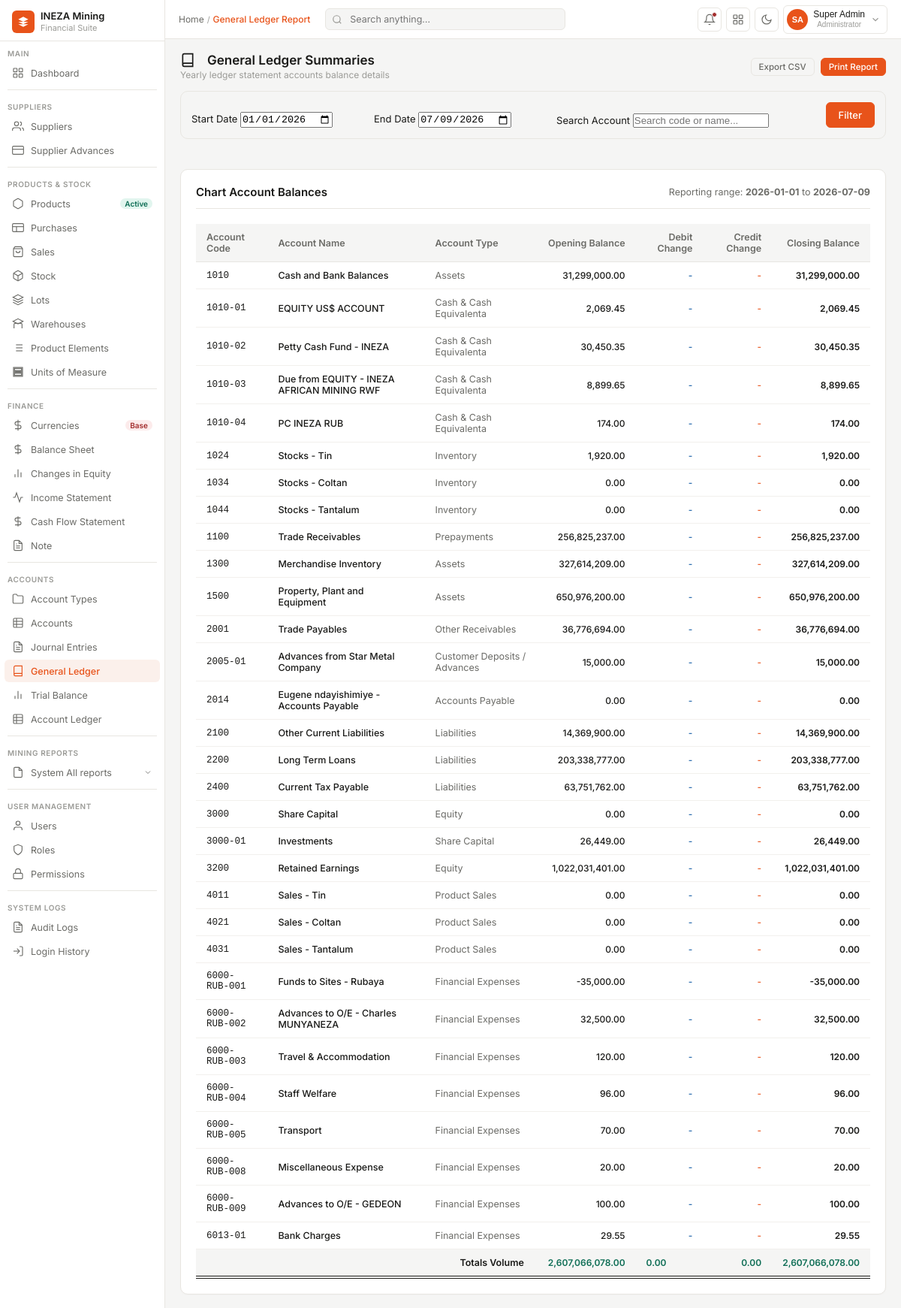
The page /pages/general_ledger/index.php (signed in) on the database its author committed.
### tables this page shows
CREATE TABLE `accounts` (
  `id` bigint(20) UNSIGNED NOT NULL,
  `account_type_id` int(11) NOT NULL,
  `account_code` varchar(20) NOT NULL,
  `account_name` varchar(255) NOT NULL,
  `is_active` tinyint(1) DEFAULT 1,
  `description` text DEFAULT NULL,
  `created_at` timestamp NOT NULL DEFAULT current_timestamp(),
  `updated_at` timestamp NOT NULL DEFAULT current_timestamp() ON UPDATE current_timestamp()
);

CREATE TABLE `account_types` (
  `id` int(11) NOT NULL,
  `code` varchar(10) NOT NULL,
  `name` varchar(100) NOT NULL,
  `parent_id` int(11) DEFAULT NULL,
  `is_editable` tinyint(1) DEFAULT 0,
  `is_deletable` tinyint(1) DEFAULT 0,
  `created_at` timestamp NOT NULL DEFAULT current_timestamp(),
  `updated_at` timestamp NOT NULL DEFAULT current_timestamp() ON UPDATE current_timestamp()
);

### pages/general_ledger/index.php (the view, shortened to what this page needs)
<?php
require_once __DIR__ . '/../../config/db.php';
$startDate = isset($_GET['start_date']) ? $_GET['start_date'] : date('Y-01-01');
$endDate = isset($_GET['end_date']) ? $_GET['end_date'] : date('Y-m-d');
$startDateEsc = mysqli_real_escape_string($conn, $startDate);
$endDateEsc = mysqli_real_escape_string($conn, $endDate);
$accountsQuery = "
    SELECT a.id, a.account_code, a.account_name, t.name as type_name, t.code as type_code, t.parent_id as parent_type_id
    FROM accounts a
    JOIN account_types t ON a.account_type_id = t.id
    ORDER BY a.account_code ASC";
$accountsRes = mysqli_query($conn, $accountsQuery);
$ledgerData = [];
$totalOpening = 0.0;
$totalDebitChange = 0.0;
$totalCreditChange = 0.0;
$totalClosing = 0.0;
if ($accountsRes) {
    while ($row = mysqli_fetch_assoc($accountsRes)) {
        $accId = (int)$row['id'];
        $parentType = (int)$row['parent_type_id'];
        $isDebitNormal = in_array($parentType, [-1, -5, -6]) || (int)$row['type_code'] < 2000 || (int)$row['type_code'] >= 5000;
        $openQuery = "
            SELECT SUM(jel.debit) as debits, SUM(jel.credit) as credits
            FROM journal_entry_lines jel
            JOIN journal_entries je ON jel.journal_entry_id = je.id
            WHERE jel.account_id = $accId AND je.statuss = 'POSTED' AND je.entry_date < '$startDateEsc'";
        $openRes = mysqli_query($conn, $openQuery);
        $openRow = mysqli_fetch_assoc($openRes);
        $openDebits = (float)($openRow['debits'] ?? 0.0);
        $openCredits = (float)($openRow['credits'] ?? 0.0);
        if ($isDebitNormal) {
            $openingBalance = $openDebits - $openCredits;
        } else {
            $openingBalance = $openCredits - $openDebits;
        }
        $changeQuery = "
            SELECT SUM(jel.debit) as debits, SUM(jel.credit) as credits
            FROM journal_entry_lines jel
            JOIN journal_entries je ON jel.journal_entry_id = je.id
            WHERE jel.account_id = $accId AND je.statuss = 'POSTED' AND je.entry_date BETWEEN '$startDateEsc' AND '$endDateEsc'";
        $changeRes = mysqli_query($conn, $changeQuery);
        $changeRow = mysqli_fetch_assoc($changeRes);
        $debitChange = (float)($changeRow['debits'] ?? 0.0);
        $creditChange = (float)($changeRow['credits'] ?? 0.0);
        if ($isDebitNormal) {
            $closingBalance = $openingBalance + $debitChange - $creditChange;
        } else {
            $closingBalance = $openingBalance + $creditChange - $debitChange;
        }
        $ledgerData[] = [
            'id' => $accId,
            'account_code' => $row['account_code'],
            'account_name' => $row['account_name'],
            'type_name' => $row['type_name'],
            'is_debit_normal' => $isDebitNormal,
            'opening_balance' => $openingBalance,
            'debit_change' => $debitChange,
            'credit_change' => $creditChange,
            'closing_balance' => $closingBalance
        ];
        $totalOpening += $openingBalance;
        $totalDebitChange += $debitChange;
        $totalCreditChange += $creditChange;
        $totalClosing += $closingBalance;
    }
}
?>
<!DOCTYPE html>
<html lang="en">
<head>
<link rel="stylesheet" href="../../src/css/dashboard.css">
<link rel="stylesheet" href="../../src/css/sidebar.css">
<link rel="stylesheet" href="../../src/css/navbar.css">
<link rel="stylesheet" href="../../src/css/general_ledger.css">
</head>
<body>
<?php include '../include/sidebar.php'; ?>
<div class="main">
  <?php $page_title = "General Ledger Report"; include '../include/navbar.php'; ?>
  <div class="content" id="ledgerContent">
    <div class="page-header">
      <div>
        <h1 class="page-title">
          <svg viewBox="0 0 24 24" style="width: 20px; height: 20px; fill: none; stroke: currentColor; stroke-width: 2; margin-right: 8px;"><path d="M4 19.5A2.5 2.5 0 0 1 6.5 17H20M4 4.5A2.5 2.5 0 0 1 6.5 2H20v20H6.5a2.5 2.5 0 0 1-2.5-2.5v-15z"/></svg>
          General Ledger Summaries
        </h1>
        <div class="page-sub">Yearly ledger statement accounts balance details</div>
      </div>
      <div class="page-actions">
        <button class="btn-sm" id="exportCsvBtn">
          Export CSV
        </button>
        <button class="btn-sm btn-primary" onclick="window.print()">
          Print Report
        </button>
      </div>
    </div>
    <div class="ledger-container">
      <div class="ledger-filters">
        <form method="GET" style="display: flex; flex-wrap: wrap; gap: 12px; width: 100%; align-items: flex-end;">
          <div class="form-group" style="flex: 1; min-width: 160px;">
            <label for="start_date">Start Date</label>
            <input type="date" id="start_date" name="start_date" class="form-control" value="<?php echo htmlspecialchars($startDate); ?>">
          </div>
          <div class="form-group" style="flex: 1; min-width: 160px;">
            <label for="end_date">End Date</label>
            <input type="date" id="end_date" name="end_date" class="form-control" value="<?php echo htmlspecialchars($endDate); ?>">
          </div>
          <div class="form-group" style="flex: 1.5; min-width: 200px;">
            <label for="searchInput">Search Account</label>
            <input type="text" id="searchInput" class="form-control" placeholder="Search code or name...">
          </div>
          <button type="submit" class="btn-sm btn-primary" style="padding: 8px 16px; font-size: 13px;">Filter</button>
        </form>
      </div>
      <div class="ledger-card">
        <div class="ledger-card-header">
          <div class="ledger-card-title">Chart Account Balances</div>
          <div style="font-size: 12.5px; color: var(--text2);">Reporting range: <strong><?php echo htmlspecialchars($startDate); ?></strong> to <strong><?php echo htmlspecialchars($endDate); ?></strong></div>
        </div>
        <div class="note-table-wrapper">
          <table class="ledger-table" id="ledgerTable">
            <thead>
              <tr>
                <th>Account Code</th>
                <th>Account Name</th>
                <th>Account Type</th>
                <th class="num-val">Opening Balance</th>
                <th class="num-val">Debit Change</th>
                <th class="num-val">Credit Change</th>
                <th class="num-val">Closing Balance</th>
              </tr>
            </thead>
            <tbody>
              <?php if (count($ledgerData) === 0): ?>
                <tr>
                  <td colspan="7" style="text-align: center; color: var(--text2); padding: 24px;">No ledger accounts configured.</td>
                </tr>
              <?php else: ?>
                <?php foreach ($ledgerData as $acc): ?>
                  <tr class="ledger-row">
                    <td style="font-family: monospace; font-weight: 500;" class="acc-code"><?php echo htmlspecialchars($acc['account_code']); ?></td>
                    <td style="font-weight: 500;" class="acc-name"><?php echo htmlspecialchars($acc['account_name']); ?></td>
                    <td style="color: var(--text2);"><?php echo htmlspecialchars($acc['type_name']); ?></td>
                    <td class="num-val"><?php echo number_format($acc['opening_balance'], 2); ?></td>
                    <td class="num-val" style="color: var(--blue);"><?php echo $acc['debit_change'] > 0 ? number_format($acc['debit_change'], 2) : '-'; ?></td>
                    <td class="num-val" style="color: var(--orange);"><?php echo $acc['credit_change'] > 0 ? number_format($acc['credit_change'], 2) : '-'; ?></td>
                    <td class="num-val" style="font-weight: 600;"><?php echo number_format($acc['closing_balance'], 2); ?></td>
                  </tr>
                <?php endforeach; ?>
                <tr class="total-row">
                  <td colspan="3" style="text-align: right; padding-right: 18px; color: var(--text);">Totals Volume</td>
                  <td class="num-val"><?php echo number_format($totalOpening, 2); ?></td>
                  <td class="num-val"><?php echo number_format($totalDebitChange, 2); ?></td>
                  <td class="num-val"><?php echo number_format($totalCreditChange, 2); ?></td>
                  <td class="num-val"><?php echo number_format($totalClosing, 2); ?></td>
                </tr>
              <?php endif; ?>
            </tbody>
          </table>
        </div>
      </div>
    </div>
  </div>
</div>
</body>
</html>

### rows shown on the page
accounts: account_code "1010", account_name "Cash and Bank Balances", account_type.name "Assets", opening_balance "31,299,000.00", closing_balance "31,299,000.00"
accounts: account_code "1010-01", account_name "EQUITY US$ ACCOUNT", account_type.name "Cash & Cash Equivalenta", opening_balance "2,069.45", closing_balance "2,069.45"
accounts: account_code "1010-02", account_name "Petty Cash Fund - INEZA", account_type.name "Cash & Cash Equivalenta", opening_balance "30,450.35", closing_balance "30,450.35"
accounts: account_code "1010-03", account_name "Due from EQUITY - INEZA AFRICAN MINING RWF", account_type.name "Cash & Cash Equivalenta", opening_balance "8,899.65", closing_balance "8,899.65"
accounts: account_code "1010-04", account_name "PC INEZA RUB", account_type.name "Cash & Cash Equivalenta", opening_balance "174.00", closing_balance "174.00"
accounts: account_code "1024", account_name "Stocks - Tin", account_type.name "Inventory", opening_balance "1,920.00", closing_balance "1,920.00"
accounts: account_code "1034", account_name "Stocks - Coltan", account_type.name "Inventory", opening_balance "0.00", closing_balance "0.00"
accounts: account_code "1044", account_name "Stocks - Tantalum", account_type.name "Inventory", opening_balance "0.00", closing_balance "0.00"
accounts: account_code "1100", account_name "Trade Receivables", account_type.name "Prepayments", opening_balance "256,825,237.00", closing_balance "256,825,237.00"
accounts: account_code "1300", account_name "Merchandise Inventory", account_type.name "Assets", opening_balance "327,614,209.00", closing_balance "327,614,209.00"
accounts: account_code "1500", account_name "Property, Plant and Equipment", account_type.name "Assets", opening_balance "650,976,200.00", closing_balance "650,976,200.00"
accounts: account_code "2001", account_name "Trade Payables", account_type.name "Other Receivables", opening_balance "36,776,694.00", closing_balance "36,776,694.00"
accounts: account_code "2005-01", account_name "Advances from Star Metal Company", account_type.name "Customer Deposits / Advances", opening_balance "15,000.00", closing_balance "15,000.00"
accounts: account_code "2014", account_name "Eugene ndayishimiye - Accounts Payable", account_type.name "Accounts Payable", opening_balance "0.00", closing_balance "0.00"
accounts: account_code "2100", account_name "Other Current Liabilities", account_type.name "Liabilities", opening_balance "14,369,900.00", closing_balance "14,369,900.00"
accounts: account_code "2200", account_name "Long Term Loans", account_type.name "Liabilities", opening_balance "203,338,777.00", closing_balance "203,338,777.00"
accounts: account_code "2400", account_name "Current Tax Payable", account_type.name "Liabilities", opening_balance "63,751,762.00", closing_balance "63,751,762.00"
accounts: account_code "3000", account_name "Share Capital", account_type.name "Equity", opening_balance "0.00", closing_balance "0.00"
accounts: account_code "3000-01", account_name "Investments", account_type.name "Share Capital", opening_balance "26,449.00", closing_balance "26,449.00"
accounts: account_code "3200", account_name "Retained Earnings", account_type.name "Equity", opening_balance "1,022,031,401.00", closing_balance "1,022,031,401.00"
accounts: account_code "4011", account_name "Sales - Tin", account_type.name "Product Sales", opening_balance "0.00", closing_balance "0.00"
accounts: account_code "4021", account_name "Sales - Coltan", account_type.name "Product Sales", opening_balance "0.00", closing_balance "0.00"
accounts: account_code "4031", account_name "Sales - Tantalum", account_type.name "Product Sales", opening_balance "0.00", closing_balance "0.00"
accounts: account_code "6000-RUB-001", account_name "Funds to Sites - Rubaya", account_type.name "Financial Expenses", opening_balance "-35,000.00", closing_balance "-35,000.00"
accounts: account_code "6000-RUB-002", account_name "Advances to O/E - Charles MUNYANEZA", account_type.name "Financial Expenses", opening_balance "32,500.00", closing_balance "32,500.00"
accounts: account_code "6000-RUB-003", account_name "Travel & Accommodation", account_type.name "Financial Expenses", opening_balance "120.00", closing_balance "120.00"
accounts: account_code "6000-RUB-004", account_name "Staff Welfare", account_type.name "Financial Expenses", opening_balance "96.00", closing_balance "96.00"
accounts: account_code "6000-RUB-005", account_name "Transport", account_type.name "Financial Expenses", opening_balance "70.00", closing_balance "70.00"
accounts: account_code "6000-RUB-008", account_name "Miscellaneous Expense", account_type.name "Financial Expenses", opening_balance "20.00", closing_balance "20.00"
accounts: account_code "6000-RUB-009", account_name "Advances to O/E - GEDEON", account_type.name "Financial Expenses", opening_balance "100.00", closing_balance "100.00"
accounts: account_code "6013-01", account_name "Bank Charges", account_type.name "Financial Expenses", opening_balance "29.55", closing_balance "29.55"

### other values the page prints
$page_title "General Ledger Report"
$initials "SA"
$startDate "2026-01-01"
$endDate "2026-07-09"
$totalOpening "2,607,066,078.00"
$totalDebitChange "0.00"
$totalCreditChange "0.00"
$totalClosing "2,607,066,078.00"
